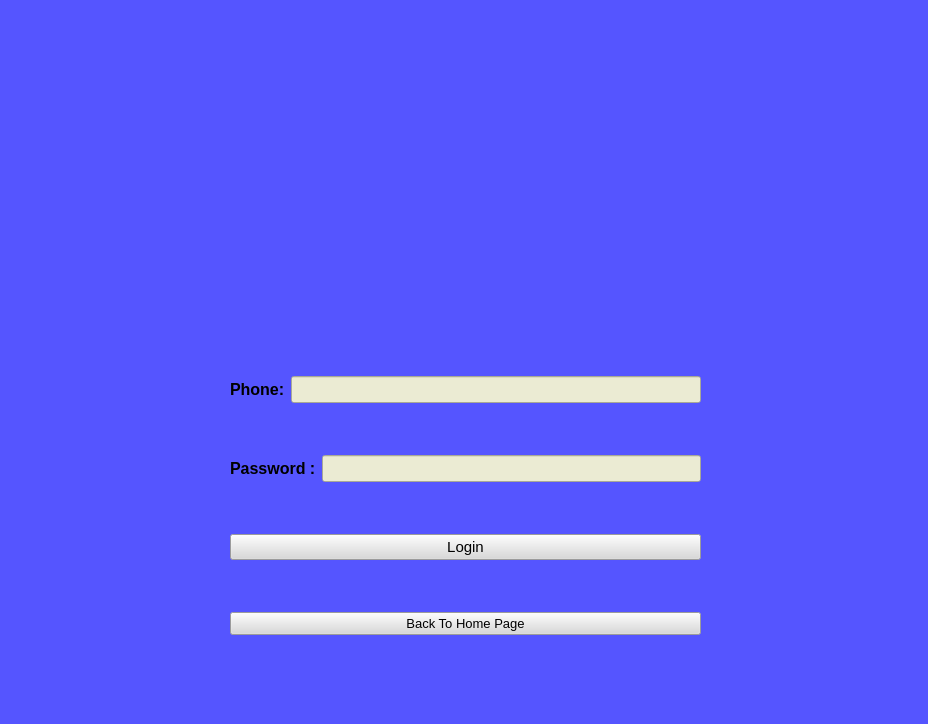
<?xml version="1.0" encoding="UTF-8"?>
<ui version="4.0">
 <class>StudentLogin</class>
 <widget class="QMainWindow" name="StudentLogin">
  <property name="geometry">
   <rect>
    <x>0</x>
    <y>0</y>
    <width>928</width>
    <height>724</height>
   </rect>
  </property>
  <property name="windowTitle">
   <string>Student Login</string>
  </property>
  <property name="styleSheet">
   <string notr="true">background-color:rgb(85, 85, 255)</string>
  </property>
  <widget class="QWidget" name="centralwidget">
   <widget class="QWidget" name="verticalLayoutWidget">
    <property name="geometry">
     <rect>
      <x>230</x>
      <y>330</y>
      <width>471</width>
      <height>351</height>
     </rect>
    </property>
    <layout class="QVBoxLayout" name="verticalLayout">
     <item>
      <layout class="QHBoxLayout" name="horizontalLayout">
       <item>
        <widget class="QLabel" name="label">
         <property name="font">
          <font>
           <pointsize>12</pointsize>
           <weight>75</weight>
           <bold>true</bold>
          </font>
         </property>
         <property name="text">
          <string>Phone:</string>
         </property>
        </widget>
       </item>
       <item>
        <widget class="QLineEdit" name="phoneEnter">
         <property name="font">
          <font>
           <pointsize>12</pointsize>
          </font>
         </property>
         <property name="styleSheet">
          <string notr="true">background-color:rgb(235, 235, 211)</string>
         </property>
         <property name="text">
          <string/>
         </property>
        </widget>
       </item>
      </layout>
     </item>
     <item>
      <layout class="QHBoxLayout" name="horizontalLayout_2">
       <item>
        <widget class="QLabel" name="label_2">
         <property name="font">
          <font>
           <pointsize>12</pointsize>
           <weight>75</weight>
           <bold>true</bold>
          </font>
         </property>
         <property name="text">
          <string>Password :</string>
         </property>
        </widget>
       </item>
       <item>
        <widget class="QLineEdit" name="passwordEnter">
         <property name="font">
          <font>
           <pointsize>12</pointsize>
          </font>
         </property>
         <property name="styleSheet">
          <string notr="true">background-color:rgb(235, 235, 211)</string>
         </property>
         <property name="text">
          <string/>
         </property>
         <property name="echoMode">
          <enum>QLineEdit::Password</enum>
         </property>
        </widget>
       </item>
      </layout>
     </item>
     <item>
      <widget class="QPushButton" name="loginBut">
       <property name="font">
        <font>
         <pointsize>11</pointsize>
        </font>
       </property>
       <property name="styleSheet">
        <string notr="true">background-color: rgb(217, 217, 217);</string>
       </property>
       <property name="text">
        <string>Login</string>
       </property>
      </widget>
     </item>
     <item>
      <widget class="QPushButton" name="backBut">
       <property name="font">
        <font>
         <pointsize>10</pointsize>
        </font>
       </property>
       <property name="styleSheet">
        <string notr="true">background-color: rgb(217, 217, 217);</string>
       </property>
       <property name="text">
        <string>Back To Home Page</string>
       </property>
      </widget>
     </item>
    </layout>
   </widget>
   <widget class="QLabel" name="label_3">
    <property name="geometry">
     <rect>
      <x>80</x>
      <y>-50</y>
      <width>781</width>
      <height>471</height>
     </rect>
    </property>
    <property name="styleSheet">
     <string notr="true">background-color:transparent</string>
    </property>
    <property name="text">
     <string/>
    </property>
    <property name="pixmap">
     <pixmap>static/what-to-do-when-a-student-is-failing-190715-removebg-preview.png</pixmap>
    </property>
   </widget>
   <zorder>label_3</zorder>
   <zorder>verticalLayoutWidget</zorder>
  </widget>
 </widget>
 <resources/>
 <connections/>
</ui>
